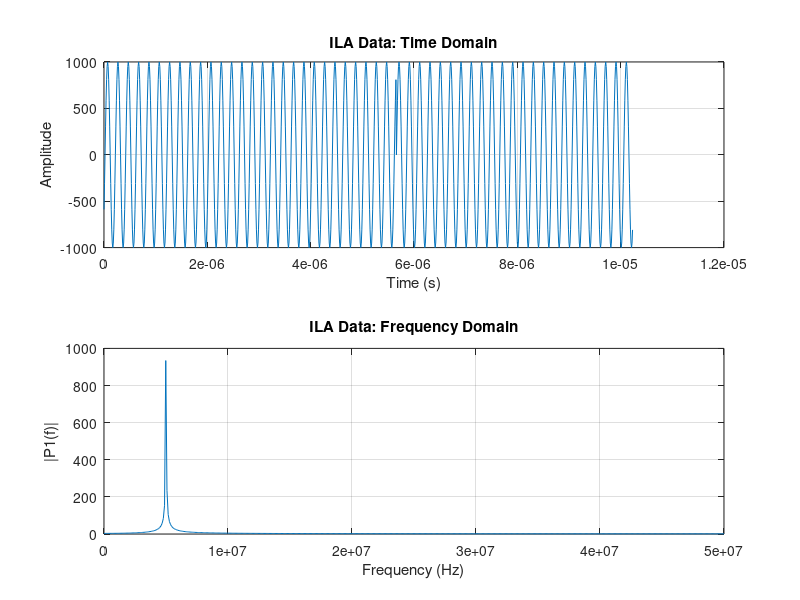

Reproduce this figure in MATLAB.

x = csvread("csv/hw_ila_vadc.csv", 2, 3);

% --- Configuration ---
Fs = 100e6;           % Replace with your actual sampling frequency (e.g., 100MHz)
L = length(x);        % Length of signal
t = (0:L-1)/Fs;       % Time vector

% 2. Time Domain Plot
figure;
subplot(2,1,1);
plot(t, x);
title('ILA Data: Time Domain');
xlabel('Time (s)');
ylabel('Amplitude');
grid on;

% 3. Frequency Domain Plot (FFT)
Y = fft(x);
P2 = abs(Y/L);           % Two-sided spectrum
P1 = P2(1:floor(L/2)+1); % Single-sided spectrum
P1(2:end-1) = 2*P1(2:end-1);
f = Fs*(0:(L/2))/L;      % Frequency vector

subplot(2,1,2);
plot(f, P1); 
title('ILA Data: Frequency Domain');
xlabel('Frequency (Hz)');
ylabel('|P1(f)|');
grid on;
